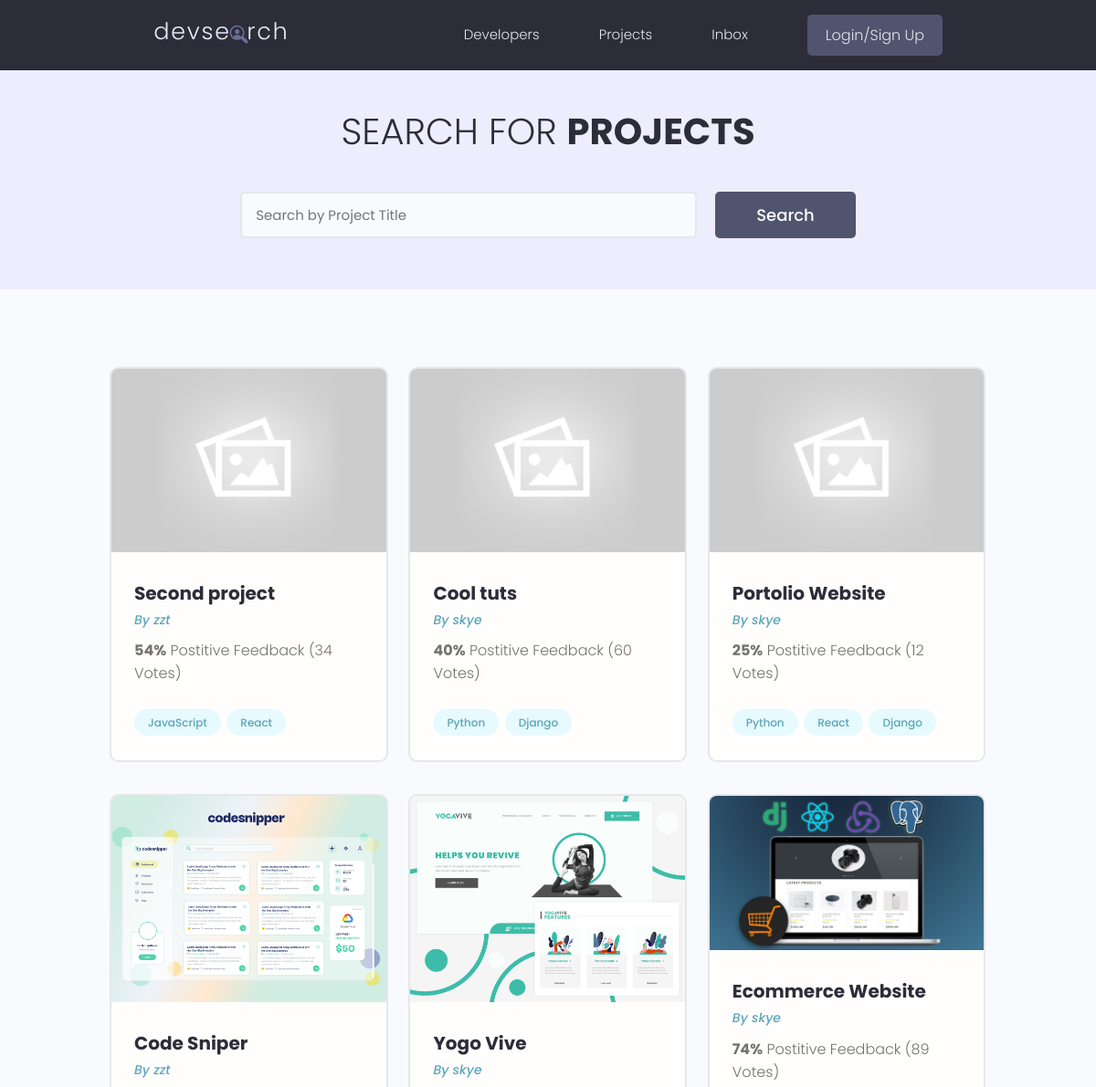
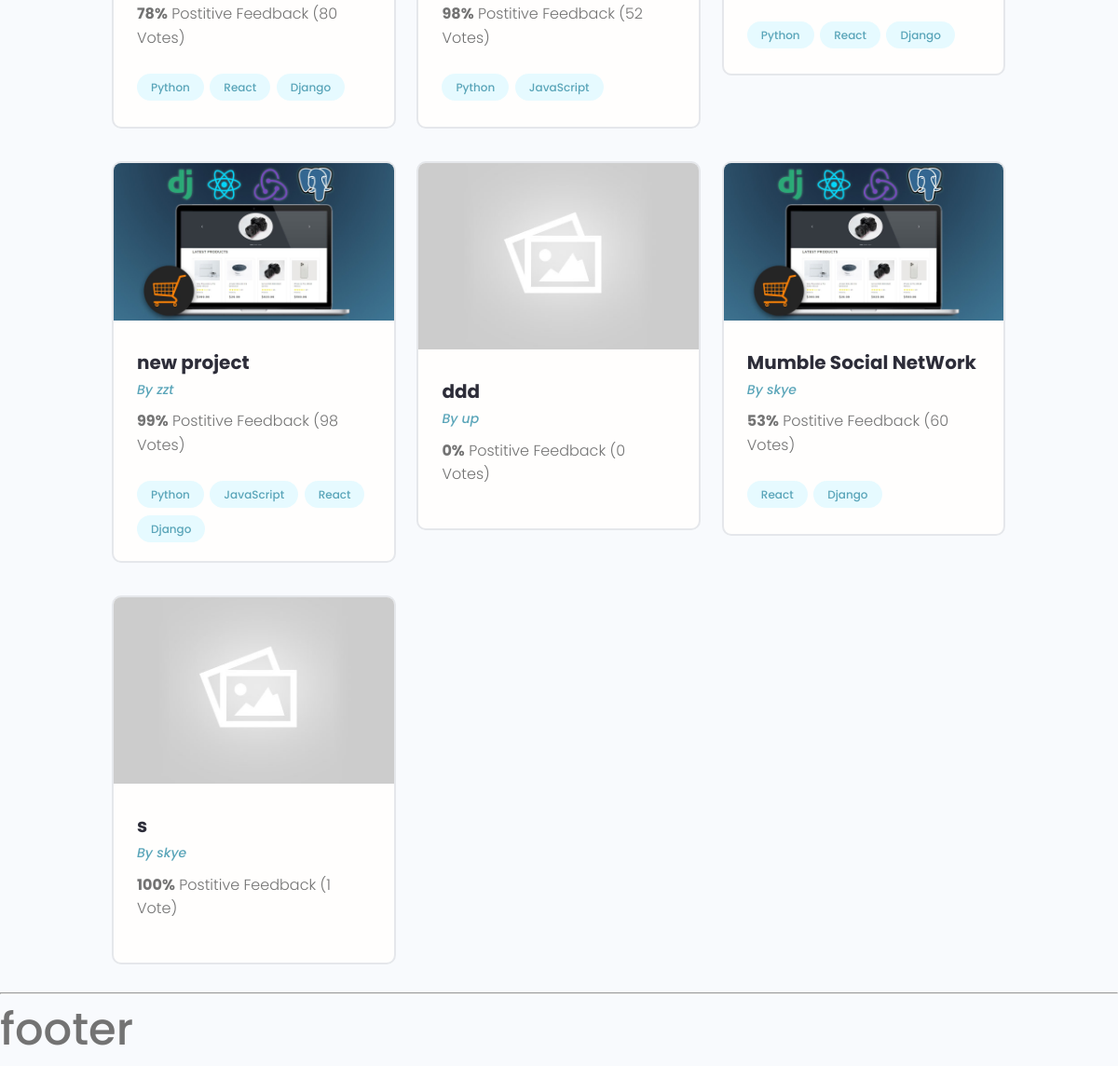
/projects/, run on the app's committed database (2 pictures, top to bottom).
### projects/models.py (models this page shows, shortened)
class Project(models.Model):
    owner = models.ForeignKey(Profile, null=True, blank=True, on_delete=models.SET_NULL)
    title = models.CharField(max_length=200)
    description = models.TextField(null=True, blank=True)
    featured_image = models.ImageField(null=True, blank=True, default='default.jpg')
    demo_link = models.CharField(max_length=2000, null=True, blank=True)
    source_link = models.CharField(max_length=2000, null=True, blank=True)
    tags = models.ManyToManyField('Tag', blank=True)
    vote_total = models.IntegerField(default=0, null=True, blank=True)
    vote_ratio = models.IntegerField(default=0, null=True, blank=True)
    created = models.DateTimeField(auto_now_add=True)
    id = models.UUIDField(default=uuid.uuid4, unique=True,
                          primary_key=True, editable=False)

class Tag(models.Model):
    name = models.CharField(max_length=200)
    created = models.DateTimeField(auto_now_add=True)
    id = models.UUIDField(default=uuid.uuid4, unique=True,
                          primary_key=True, editable=False)
    def __str__(self):
        return self.name

### users/models.py (models this page shows)
class Profile(models.Model):
    user = models.OneToOneField(User, on_delete=models.CASCADE, null=True)
    name = models.CharField(max_length=200, blank=True, null=True)
    username = models.CharField(max_length=200, blank=True, null=True)
    email = models.EmailField(max_length=500, blank=True, null=True)
    short_intro = models.CharField(max_length=200, blank=True, null=True)
    location = models.CharField(max_length=200, blank=True, null=True)
    bio = models.TextField(blank=True, null=True)
    profile_image = models.ImageField(null=True, blank=True,
                                      upload_to='profiles/', default='profiles/user-default.png')
    social_github = models.CharField(max_length=200, blank=True, null=True)
    social_twitter = models.CharField(max_length=200, blank=True, null=True)
    social_linkedin = models.CharField(max_length=200, blank=True, null=True)
    social_youtube = models.CharField(max_length=200, blank=True, null=True)
    social_website = models.CharField(max_length=200, blank=True, null=True)
    created = models.DateTimeField(auto_now_add=True)
    id = models.UUIDField(default=uuid.uuid4, unique=True,
                          primary_key=True, editable=False)
    def __str__(self):
        return str(self.user.username)

### projects/views.py (the view)
# urls.py: path('', projects),
def projects(request):
    projectList, search_query = searchProjects(request)
    context = {
        'projects': projectList,
        'search_query': search_query,
    }
    return render(request, 'projects/projects.html', context)

### projects/utils.py (called while the page is built)
def searchProjects(request):
    search_query = ''
    if request.GET.get('search_query'):
        search_query = request.GET.get('search_query')
    tags = Tag.objects.filter(name__icontains=search_query)
    projectList = Project.objects.distinct().filter(
        Q(title__icontains=search_query) |
        Q(owner__name__icontains=search_query) |
        Q(description__icontains=search_query) |
        Q(tags__in=tags)
    )
    return projectList, search_query

### projects/templates/projects/projects.html (shortened to what this page needs)
{% extends 'main.html' %}
{% block content %}
    <main class="projects">
        <section class="hero-section text-center">
            <div class="container container--narrow">
                <div class="hero-section__box">
                    <h2>Search for <span>Projects</span></h2>
                </div>
                <div class="hero-section__search">
                    <form class="form" action="{% url 'projects' %}" method="get">
                        <div class="form__field">
                            <input class="input input--text" id="formInput#search" type="text" name="search_query"
                                   value="{{ search_query }}" placeholder="Search by Project Title"/>
                        </div>
                        <input class="btn btn--sub btn--lg" type="submit" value="Search"/>
                    </form>
                </div>
            </div>
        </section>
        <section class="projectsList">
            <div class="container">
                <div class="grid grid--three">
                    {% for project in projects %}
                        <div class="column">
                            <div class="card project">
                                <a href="{% url 'project' project.id %}" class="project">
                                    <a href="{% url 'project' project.id %}"><img class="center-block"
                                                                                  src="{{ project.featured_image.url }}"
                                                                                  alt="project thumbnail"/></a>
                                    <div class="card__body">
                                        <h3 class="project__title">{{ project.title }}</h3>
                                        <p><a class="project__author" href="{% url 'user-profile' project.owner.id %}">By {{ project.owner }}</a>
                                        </p>
                                        <p class="project--rating">
                                            <span style="font-weight: bold;">{{ project.vote_ratio }}%</span> Postitive
                                            Feedback ({{ project.vote_total }}
                                            Vote{{ project.vote_total|pluralize:'s' }})
                                        </p>
                                        <div class="project__tags">
                                            {% for tag in project.tags.all %}
                                                <span class="tag tag--pill tag--main">
                                                  <small>{{ tag }}</small>
                                                </span>
                                            {% endfor %}
                                        </div>
                                    </div>
                                </a>
                            </div>
                        </div>
                    {% endfor %}
                </div>
            </div>
        </section>
    </main>
{% endblock content %}

### static/styles/app.css (style rules this page uses)
:root { --color-sub: #2d2d39; }
.btn--sub { background-color: var(--color-sub-light); }
.card { border: 2px solid var(--color-light); }
img { width: 100%; }
.hero-section { height: 40vh; display: flex; align-items: center; background-color: var(--color-sub); }
.hero-section__box { margin-bottom: 4rem; }
.hero-section__box > h2, .hero-section__box > h2 > span { font-size: 4rem; color: var(--color-light); line-height: 1.3; text-transform: uppercase; }
.hero-section__box > h2 { font-weight: 300; }
.hero-section__box > h2 > span { font-weight: 700; }
.hero-section__search > .form { display: flex; align-items: center; justify-content: center; gap: 2rem; }
.hero-section__search > .form input.input--text { width: 50rem; }
.project__author { font-size: 1.4rem; font-style: italic; }
.project--rating { margin-bottom: 1.6em; margin-top: .5em; }
.projects > .hero-section { background: var(--color-sub-lighter); height: 30vh; }
.projects .hero-section__box { margin-bottom: 2.5rem; }
.projects .hero-section__box > h2 { color: var(--color-sub); }
.projects .hero-section__box > h2 > span { font-weight: 700; color: var(--color-sub); }
.projectsList { margin-top: 8rem; }
.project__title { font-size: 2rem; font-weight: 700; color: var(--color-sub); }

### static/uikit/styles/modules/_variables.css (style rules this page uses)
:root { --color-main: #5aa5b9; --color-main-light: #e6faff; --color-sub: #3f4156; --color-sub-light: #51546e; --color-sub-lighter: #ededfd; --color-text: #737373; --color-gray: #8b8b8b; --color-light: #e5e7eb; --color-light-gray: #767676; --color-bg: #f8fafd; --color-white: #fffefd; --color-white-light: #f3f3f3; --color-success: #359e64; --color-success-bg: #def8e8; --color-error: #fc4b0b; --color-error-bg: #fff2ee; --font-base: 'Poppins', arial, helvetica, 'Segoe UI', roboto, ubuntu, sans-serif; --font-monospace: 'Fira Code', 'Courier New', courier, monospace; --font-regular: 300; --font-medium: 500; --font-bold: 700; --generic-shadow: 1px 1px 5px #00000010; --generic-transition: all 0.3s ease-in-out; }

### static/uikit/styles/modules/_base.css (style rules this page uses)
* { margin: 0; padding: 0; box-sizing: border-box; text-rendering: optimizeLegibility; color: inherit; font-size: inherit; }
html { font-size: 50%; }
@media only screen and (min-width: 480px) { html { font-size: 56.25%; } }
@media only screen and (min-width: 1200px) { html { font-size: 62.5%; } }
body { line-height: 1.6; font-weight: 400; font-size: 1.5rem; color: var(--color-text); background-color: var(--color-bg); min-height: 100vh; }

### static/uikit/styles/modules/_typography.css (style rules this page uses)
* { font-family: var(--font-base); }
h2 { font-size: 3.6rem; font-weight: var(--font-bold); }
h3 { font-size: 3.2rem; font-weight: var(--font-medium); }
p, span, strong { font-size: 1.6rem; color: var(--color-text); font-weight: var(--font-regular); }
a { padding-bottom: 2px; text-decoration: none; display: inline-block; color: var(--color-main); font-weight: var(--font-medium); }

### static/uikit/styles/modules/_utilities.css (style rules this page uses)
.container { width: 92%; max-width: 165rem; margin: 0 auto; box-sizing: border-box; }
.container--narrow { width: 92%; max-width: 120rem; }
@media screen and (min-width: 1000px) { .container { width: 90%; } }
@media screen and (min-width: 1000px) { .container--narrow { width: 85%; } }
@media screen and (min-width: 1200px) { .container { width: 80%; } }
@media screen and (min-width: 1200px) { .container--narrow { width: 72%; } }
.text-center { text-align: center; }

### static/uikit/styles/modules/_button.css (style rules this page uses)
.btn { display: inline-block; position: relative; cursor: pointer; background-color: var(--color-light); font-weight: var(--font-medium); color: var(--color-sub); text-decoration: none; padding: 1rem 2rem; border-radius: 0.5rem; border: none; width: -webkit-fit-content; width: -moz-fit-content; width: fit-content; height: -webkit-fit-content; height: -moz-fit-content; height: fit-content; font-size: 1.6rem; outline-width: 0; outline-color: transparent; -webkit-backface-visibility: hidden; backface-visibility: hidden; transition: all 0.3s ease-in-out; }
.btn--sub { background-color: var(--color-sub); color: var(--color-white); }
.btn--lg { font-size: 1.8rem; padding: 1.2rem 4.5rem; }

### static/uikit/styles/modules/_card.css (style rules this page uses)
.card { border-radius: 1rem; background-color: var(--color-white); border: 1.5px solid var(--color-light); width: auto; height: auto; margin-top: 0.5rem; margin-bottom: 0.5rem; overflow: hidden; }
.card__body, .card__header { padding: 2rem 2.5rem; }

### data on the page
Project: featured_image (placeholder picture), title "Second project", owner "zzt", vote_ratio "54", vote_total "34"
Tag: name "JavaScript"
Tag: name "React"
Project: featured_image (placeholder picture), title "Cool tuts", owner "skye", vote_ratio "40", vote_total "60"
Tag: name "Python"
Tag: name "Django"
Project: featured_image (placeholder picture), title "Portolio Website", owner "skye", vote_ratio "25", vote_total "12"
Project: featured_image (picture), title "Code Sniper", owner "zzt", vote_ratio "78", vote_total "80"
Project: featured_image (picture), title "Yogo Vive", owner "skye", vote_ratio "98", vote_total "52"
Project: featured_image (picture), title "Ecommerce Website", owner "skye", vote_ratio "74", vote_total "89"
Project: featured_image (picture), title "new project", owner "zzt", vote_ratio "99", vote_total "98"
Project: featured_image (placeholder picture), title "ddd", owner "up", vote_ratio "0", vote_total "0"
Project: featured_image (picture), title "Mumble Social NetWork", owner "skye", vote_ratio "53", vote_total "60"
Project: featured_image (placeholder picture), title "s", owner "skye", vote_ratio "100", vote_total "1"
